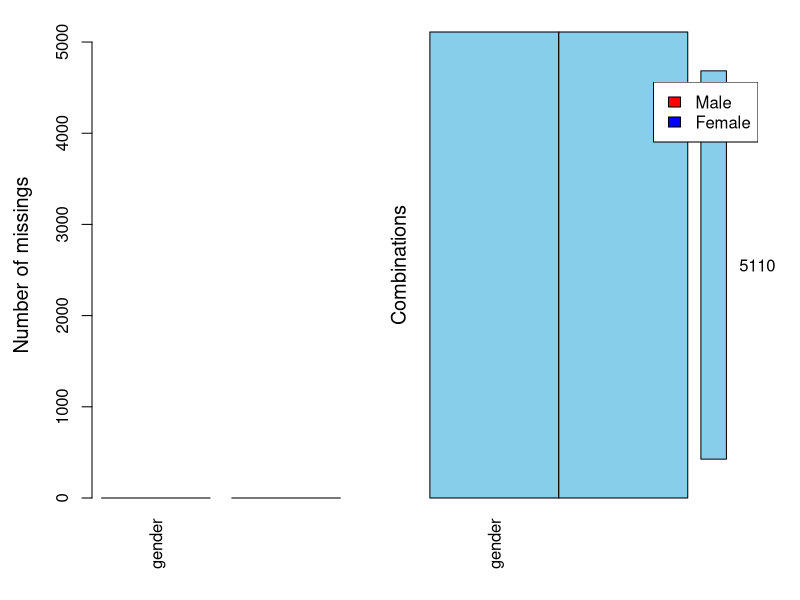

Write the R code that produced this figure. (Note: this script raises an error after producing the figure.)
# Question2 - whether man and woman differ in getting stroke
# make sure the time format works in my os (Chinese version)
Sys.setlocale("LC_TIME", "English")

# load data
stroke_data <- read.csv("data/stroke.csv", na = "N/A", 
                        stringsAsFactors = FALSE)
# have a look at the data
head(stroke_data, 2)
names(stroke_data)
str(stroke_data)

attach(stroke_data)
table(age, stroke)
detach(stroke_data)
# keep analytical columns
attach(stroke_data)
stroke_data <- subset(stroke_data, select = c(gender, stroke)) 
detach(stroke_data)
str(stroke_data)

# convert gender from chr to factor
stroke_data$gender <- as.factor(stroke_data$gender)
# convert variable stroke from int to factor
stroke_col <- factor(stroke_data$stroke, labels = c("No", "Yes"))
stroke_data$stroke_status <- stroke_col
stroke_data <- subset(stroke_data, select = c(gender, stroke_status)) 

# incomplete values
#install.packages("VIM")
library(VIM)
missing_values <- aggr(stroke_data, prop = FALSE, numbers = TRUE)
summary(stroke_data)
# summary
summary(stroke_data)
# remove outlier
stroke_data <- stroke_data[stroke_data$gender %in% c("Female", "Male"), ]
str(stroke_data) 
##########data has been prepared############################
# gender - categorical dichotomous [Female, Male]
# stroke - categorical dichotomous [Yes, No]
# H0 -  man and woman do not differ in getting stroke
# H1 -  man and woman differ in getting stroke
# proportion of each category
# table(stroke_data)
# margin.table(stroke_data,2) 
t <- table(stroke_data$gender, stroke_data$stroke_status)
# prop.table(t)
prop.table(t, 1)
prop.table(t, 2)
# margin.table(t, 1)
# margin.table(t, 2)
# plot by gender by stroke
barplot(t, beside=T,
        col="lightblue", 
        names.arg=c("stroke","not stroke"),
        legend("topright", 
               legend=c("Male", "Female"),fill=c("red", "blue"))
        )

       
